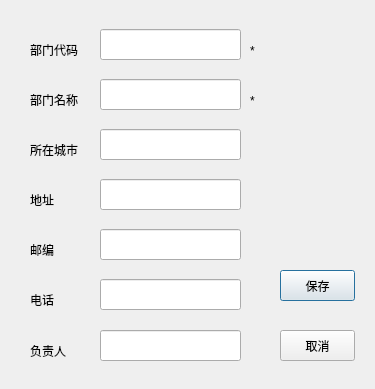
<?xml version="1.0" encoding="UTF-8"?>
<ui version="4.0">
 <class>DlgDeptPop</class>
 <widget class="QDialog" name="DlgDeptPop">
  <property name="geometry">
   <rect>
    <x>0</x>
    <y>0</y>
    <width>375</width>
    <height>389</height>
   </rect>
  </property>
  <property name="windowTitle">
   <string>部门信息</string>
  </property>
  <widget class="QLineEdit" name="l_id">
   <property name="geometry">
    <rect>
     <x>100</x>
     <y>29</y>
     <width>141</width>
     <height>31</height>
    </rect>
   </property>
  </widget>
  <widget class="QLabel" name="label">
   <property name="geometry">
    <rect>
     <x>30</x>
     <y>40</y>
     <width>51</width>
     <height>20</height>
    </rect>
   </property>
   <property name="text">
    <string>部门代码</string>
   </property>
  </widget>
  <widget class="QLineEdit" name="l_name">
   <property name="geometry">
    <rect>
     <x>100</x>
     <y>79</y>
     <width>141</width>
     <height>31</height>
    </rect>
   </property>
  </widget>
  <widget class="QLabel" name="label_2">
   <property name="geometry">
    <rect>
     <x>30</x>
     <y>90</y>
     <width>51</width>
     <height>20</height>
    </rect>
   </property>
   <property name="text">
    <string>部门名称</string>
   </property>
  </widget>
  <widget class="QLineEdit" name="l_city">
   <property name="geometry">
    <rect>
     <x>100</x>
     <y>129</y>
     <width>141</width>
     <height>31</height>
    </rect>
   </property>
  </widget>
  <widget class="QLabel" name="label_3">
   <property name="geometry">
    <rect>
     <x>30</x>
     <y>140</y>
     <width>51</width>
     <height>20</height>
    </rect>
   </property>
   <property name="text">
    <string>所在城市</string>
   </property>
  </widget>
  <widget class="QLineEdit" name="l_addr">
   <property name="geometry">
    <rect>
     <x>100</x>
     <y>179</y>
     <width>141</width>
     <height>31</height>
    </rect>
   </property>
  </widget>
  <widget class="QLabel" name="label_4">
   <property name="geometry">
    <rect>
     <x>30</x>
     <y>190</y>
     <width>51</width>
     <height>20</height>
    </rect>
   </property>
   <property name="text">
    <string>地址</string>
   </property>
  </widget>
  <widget class="QLineEdit" name="l_pcode">
   <property name="geometry">
    <rect>
     <x>100</x>
     <y>229</y>
     <width>141</width>
     <height>31</height>
    </rect>
   </property>
  </widget>
  <widget class="QLabel" name="label_5">
   <property name="geometry">
    <rect>
     <x>30</x>
     <y>240</y>
     <width>51</width>
     <height>20</height>
    </rect>
   </property>
   <property name="text">
    <string>邮编</string>
   </property>
  </widget>
  <widget class="QLineEdit" name="l_phone">
   <property name="geometry">
    <rect>
     <x>100</x>
     <y>279</y>
     <width>141</width>
     <height>31</height>
    </rect>
   </property>
  </widget>
  <widget class="QLabel" name="label_6">
   <property name="geometry">
    <rect>
     <x>30</x>
     <y>290</y>
     <width>51</width>
     <height>20</height>
    </rect>
   </property>
   <property name="text">
    <string>电话</string>
   </property>
  </widget>
  <widget class="QLabel" name="label_7">
   <property name="geometry">
    <rect>
     <x>30</x>
     <y>341</y>
     <width>51</width>
     <height>20</height>
    </rect>
   </property>
   <property name="text">
    <string>负责人</string>
   </property>
  </widget>
  <widget class="QLineEdit" name="l_leader">
   <property name="geometry">
    <rect>
     <x>100</x>
     <y>330</y>
     <width>141</width>
     <height>31</height>
    </rect>
   </property>
  </widget>
  <widget class="QPushButton" name="save_btn">
   <property name="geometry">
    <rect>
     <x>280</x>
     <y>270</y>
     <width>75</width>
     <height>31</height>
    </rect>
   </property>
   <property name="text">
    <string>保存</string>
   </property>
  </widget>
  <widget class="QPushButton" name="cancle_btn">
   <property name="geometry">
    <rect>
     <x>280</x>
     <y>330</y>
     <width>75</width>
     <height>31</height>
    </rect>
   </property>
   <property name="text">
    <string>取消</string>
   </property>
  </widget>
  <widget class="QLabel" name="label_8">
   <property name="geometry">
    <rect>
     <x>250</x>
     <y>40</y>
     <width>16</width>
     <height>21</height>
    </rect>
   </property>
   <property name="text">
    <string>*</string>
   </property>
  </widget>
  <widget class="QLabel" name="label_11">
   <property name="geometry">
    <rect>
     <x>250</x>
     <y>90</y>
     <width>16</width>
     <height>21</height>
    </rect>
   </property>
   <property name="text">
    <string>*</string>
   </property>
  </widget>
 </widget>
 <resources/>
 <connections/>
</ui>
